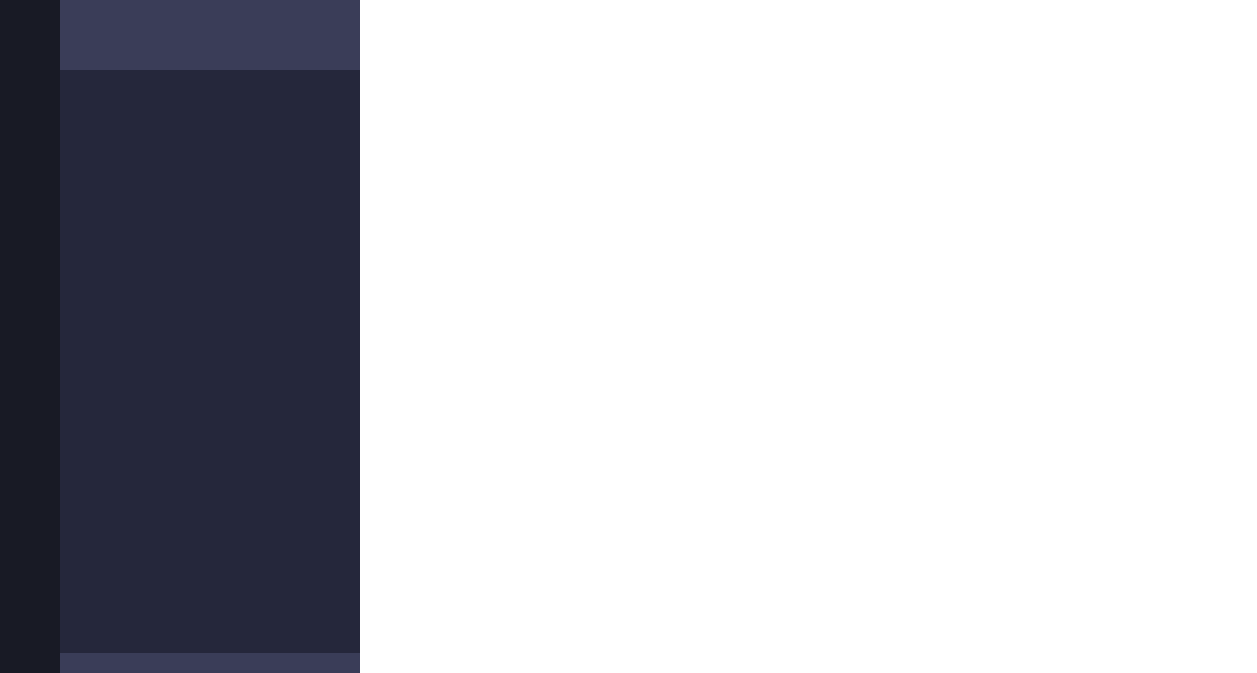
<?xml version="1.0" encoding="UTF-8"?>
<ui version="4.0">
 <class>MainWindow</class>
 <widget class="QMainWindow" name="MainWindow">
  <property name="geometry">
   <rect>
    <x>0</x>
    <y>0</y>
    <width>1257</width>
    <height>673</height>
   </rect>
  </property>
  <property name="windowTitle">
   <string>MainWindow</string>
  </property>
  <widget class="QWidget" name="centralwidget">
   <property name="styleSheet">
    <string notr="true">#LeftPartW{background-color: rgb(24, 26, 37);}
#CentralPartW{background-color: rgb(37, 39, 59);}
#RightPartW{background-color: rgb(255, 255, 255);}
#LogoW,#ActiveFileW{background-color: rgb(58, 61, 88);}





</string>
   </property>
   <layout class="QHBoxLayout" name="horizontalLayout">
    <property name="spacing">
     <number>0</number>
    </property>
    <property name="leftMargin">
     <number>0</number>
    </property>
    <property name="topMargin">
     <number>0</number>
    </property>
    <property name="rightMargin">
     <number>0</number>
    </property>
    <property name="bottomMargin">
     <number>0</number>
    </property>
    <item>
     <widget class="QWidget" name="LeftPartW" native="true">
      <property name="maximumSize">
       <size>
        <width>60</width>
        <height>16777215</height>
       </size>
      </property>
      <property name="styleSheet">
       <string notr="true"/>
      </property>
      <layout class="QVBoxLayout" name="verticalLayout">
       <property name="spacing">
        <number>0</number>
       </property>
       <property name="leftMargin">
        <number>2</number>
       </property>
       <property name="topMargin">
        <number>5</number>
       </property>
       <property name="rightMargin">
        <number>0</number>
       </property>
       <property name="bottomMargin">
        <number>0</number>
       </property>
       <item>
        <widget class="QWidget" name="LeftButtonsW" native="true">
         <layout class="QVBoxLayout" name="verticalLayout_2">
          <property name="spacing">
           <number>5</number>
          </property>
          <property name="leftMargin">
           <number>3</number>
          </property>
          <property name="topMargin">
           <number>3</number>
          </property>
          <property name="rightMargin">
           <number>3</number>
          </property>
          <property name="bottomMargin">
           <number>3</number>
          </property>
         </layout>
        </widget>
       </item>
       <item>
        <spacer name="verticalSpacer">
         <property name="orientation">
          <enum>Qt::Vertical</enum>
         </property>
         <property name="sizeHint" stdset="0">
          <size>
           <width>20</width>
           <height>646</height>
          </size>
         </property>
        </spacer>
       </item>
       <item>
        <widget class="QWidget" name="SettingsW" native="true">
         <layout class="QGridLayout" name="gridLayout">
          <property name="leftMargin">
           <number>3</number>
          </property>
          <property name="topMargin">
           <number>3</number>
          </property>
          <property name="rightMargin">
           <number>3</number>
          </property>
          <property name="bottomMargin">
           <number>3</number>
          </property>
         </layout>
        </widget>
       </item>
      </layout>
     </widget>
    </item>
    <item>
     <widget class="QWidget" name="CentralPartW" native="true">
      <property name="minimumSize">
       <size>
        <width>300</width>
        <height>0</height>
       </size>
      </property>
      <property name="maximumSize">
       <size>
        <width>300</width>
        <height>16777215</height>
       </size>
      </property>
      <layout class="QVBoxLayout" name="verticalLayout_3">
       <property name="spacing">
        <number>0</number>
       </property>
       <property name="leftMargin">
        <number>0</number>
       </property>
       <property name="topMargin">
        <number>0</number>
       </property>
       <property name="rightMargin">
        <number>0</number>
       </property>
       <property name="bottomMargin">
        <number>0</number>
       </property>
       <item>
        <widget class="QWidget" name="LogoW" native="true">
         <property name="minimumSize">
          <size>
           <width>0</width>
           <height>70</height>
          </size>
         </property>
         <property name="maximumSize">
          <size>
           <width>16777215</width>
           <height>70</height>
          </size>
         </property>
         <layout class="QGridLayout" name="gridLayout_3">
          <property name="leftMargin">
           <number>0</number>
          </property>
          <property name="topMargin">
           <number>0</number>
          </property>
          <property name="rightMargin">
           <number>0</number>
          </property>
          <property name="bottomMargin">
           <number>0</number>
          </property>
          <property name="horizontalSpacing">
           <number>0</number>
          </property>
         </layout>
        </widget>
       </item>
       <item>
        <widget class="QWidget" name="MainLastFilesW" native="true">
         <layout class="QVBoxLayout" name="verticalLayout_4">
          <property name="spacing">
           <number>0</number>
          </property>
          <property name="leftMargin">
           <number>0</number>
          </property>
          <property name="topMargin">
           <number>0</number>
          </property>
          <property name="rightMargin">
           <number>0</number>
          </property>
          <property name="bottomMargin">
           <number>0</number>
          </property>
          <item>
           <widget class="QWidget" name="LastFilesInW" native="true">
            <layout class="QVBoxLayout" name="verticalLayout_5"/>
           </widget>
          </item>
          <item>
           <spacer name="verticalSpacer_2">
            <property name="orientation">
             <enum>Qt::Vertical</enum>
            </property>
            <property name="sizeHint" stdset="0">
             <size>
              <width>20</width>
              <height>512</height>
             </size>
            </property>
           </spacer>
          </item>
         </layout>
        </widget>
       </item>
       <item>
        <widget class="QWidget" name="ActiveFileW" native="true">
         <property name="minimumSize">
          <size>
           <width>0</width>
           <height>20</height>
          </size>
         </property>
         <property name="maximumSize">
          <size>
           <width>16777215</width>
           <height>20</height>
          </size>
         </property>
         <layout class="QGridLayout" name="gridLayout_2">
          <property name="leftMargin">
           <number>0</number>
          </property>
          <property name="topMargin">
           <number>0</number>
          </property>
          <property name="rightMargin">
           <number>0</number>
          </property>
          <property name="bottomMargin">
           <number>0</number>
          </property>
          <property name="horizontalSpacing">
           <number>0</number>
          </property>
         </layout>
        </widget>
       </item>
      </layout>
     </widget>
    </item>
    <item>
     <widget class="QWidget" name="RightPartW" native="true"/>
    </item>
   </layout>
  </widget>
 </widget>
 <resources/>
 <connections/>
</ui>
